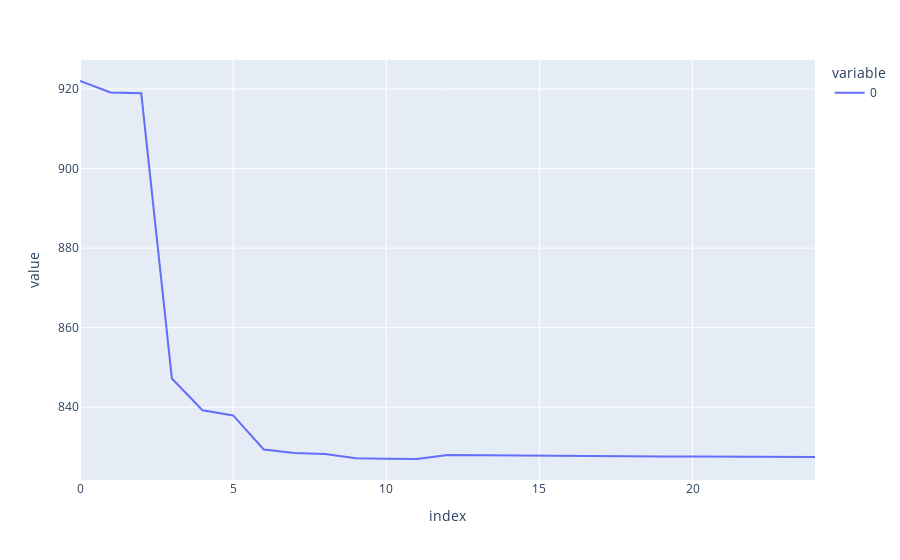

Notebook code cell kept with this figure:
### Code cell
px.line(model_max.epoch_losses)

### Figure 1 — Plotly figure (JSON) as saved in the notebook; plotly's stock layout.template omitted (floating-point values rounded to 4 significant figures)
{"data": [{"hovertemplate": "variable=0<br>index=%{x}<br>value=%{y}<extra></extra>", "legendgroup": "0", "line": {"color": "#636efa", "dash": "solid"}, "marker": {"symbol": "circle"}, "mode": "lines", "name": "0", "orientation": "v", "showlegend": true, "type": "scatter", "x": [0, 1, 2, 3, 4, 5, 6, 7, 8, 9, 10, 11, 12, 13, 14, 15, 16, 17, 18, 19, 20, 21, 22, 23, 24], "xaxis": "x", "y": [922.0, 919.2, 918.9, 847.2, 839.2, 837.9, 829.4, 828.5, 828.2, 827.2, 827.0, 827.0, 828.0, 827.9, 827.9, 827.8, 827.7, 827.7, 827.7, 827.6, 827.6, 827.5, 827.5, 827.5, 827.5], "yaxis": "y"}], "layout": {"autosize": true, "legend": {"title": {"text": "variable"}, "tracegroupgap": 0}, "margin": {"t": 60}, "xaxis": {"anchor": "y", "autorange": true, "domain": [0, 1], "range": [0, 24], "title": {"text": "index"}, "type": "linear"}, "yaxis": {"anchor": "x", "autorange": true, "domain": [0, 1], "range": [821.7, 927.3], "title": {"text": "value"}, "type": "linear"}}}
